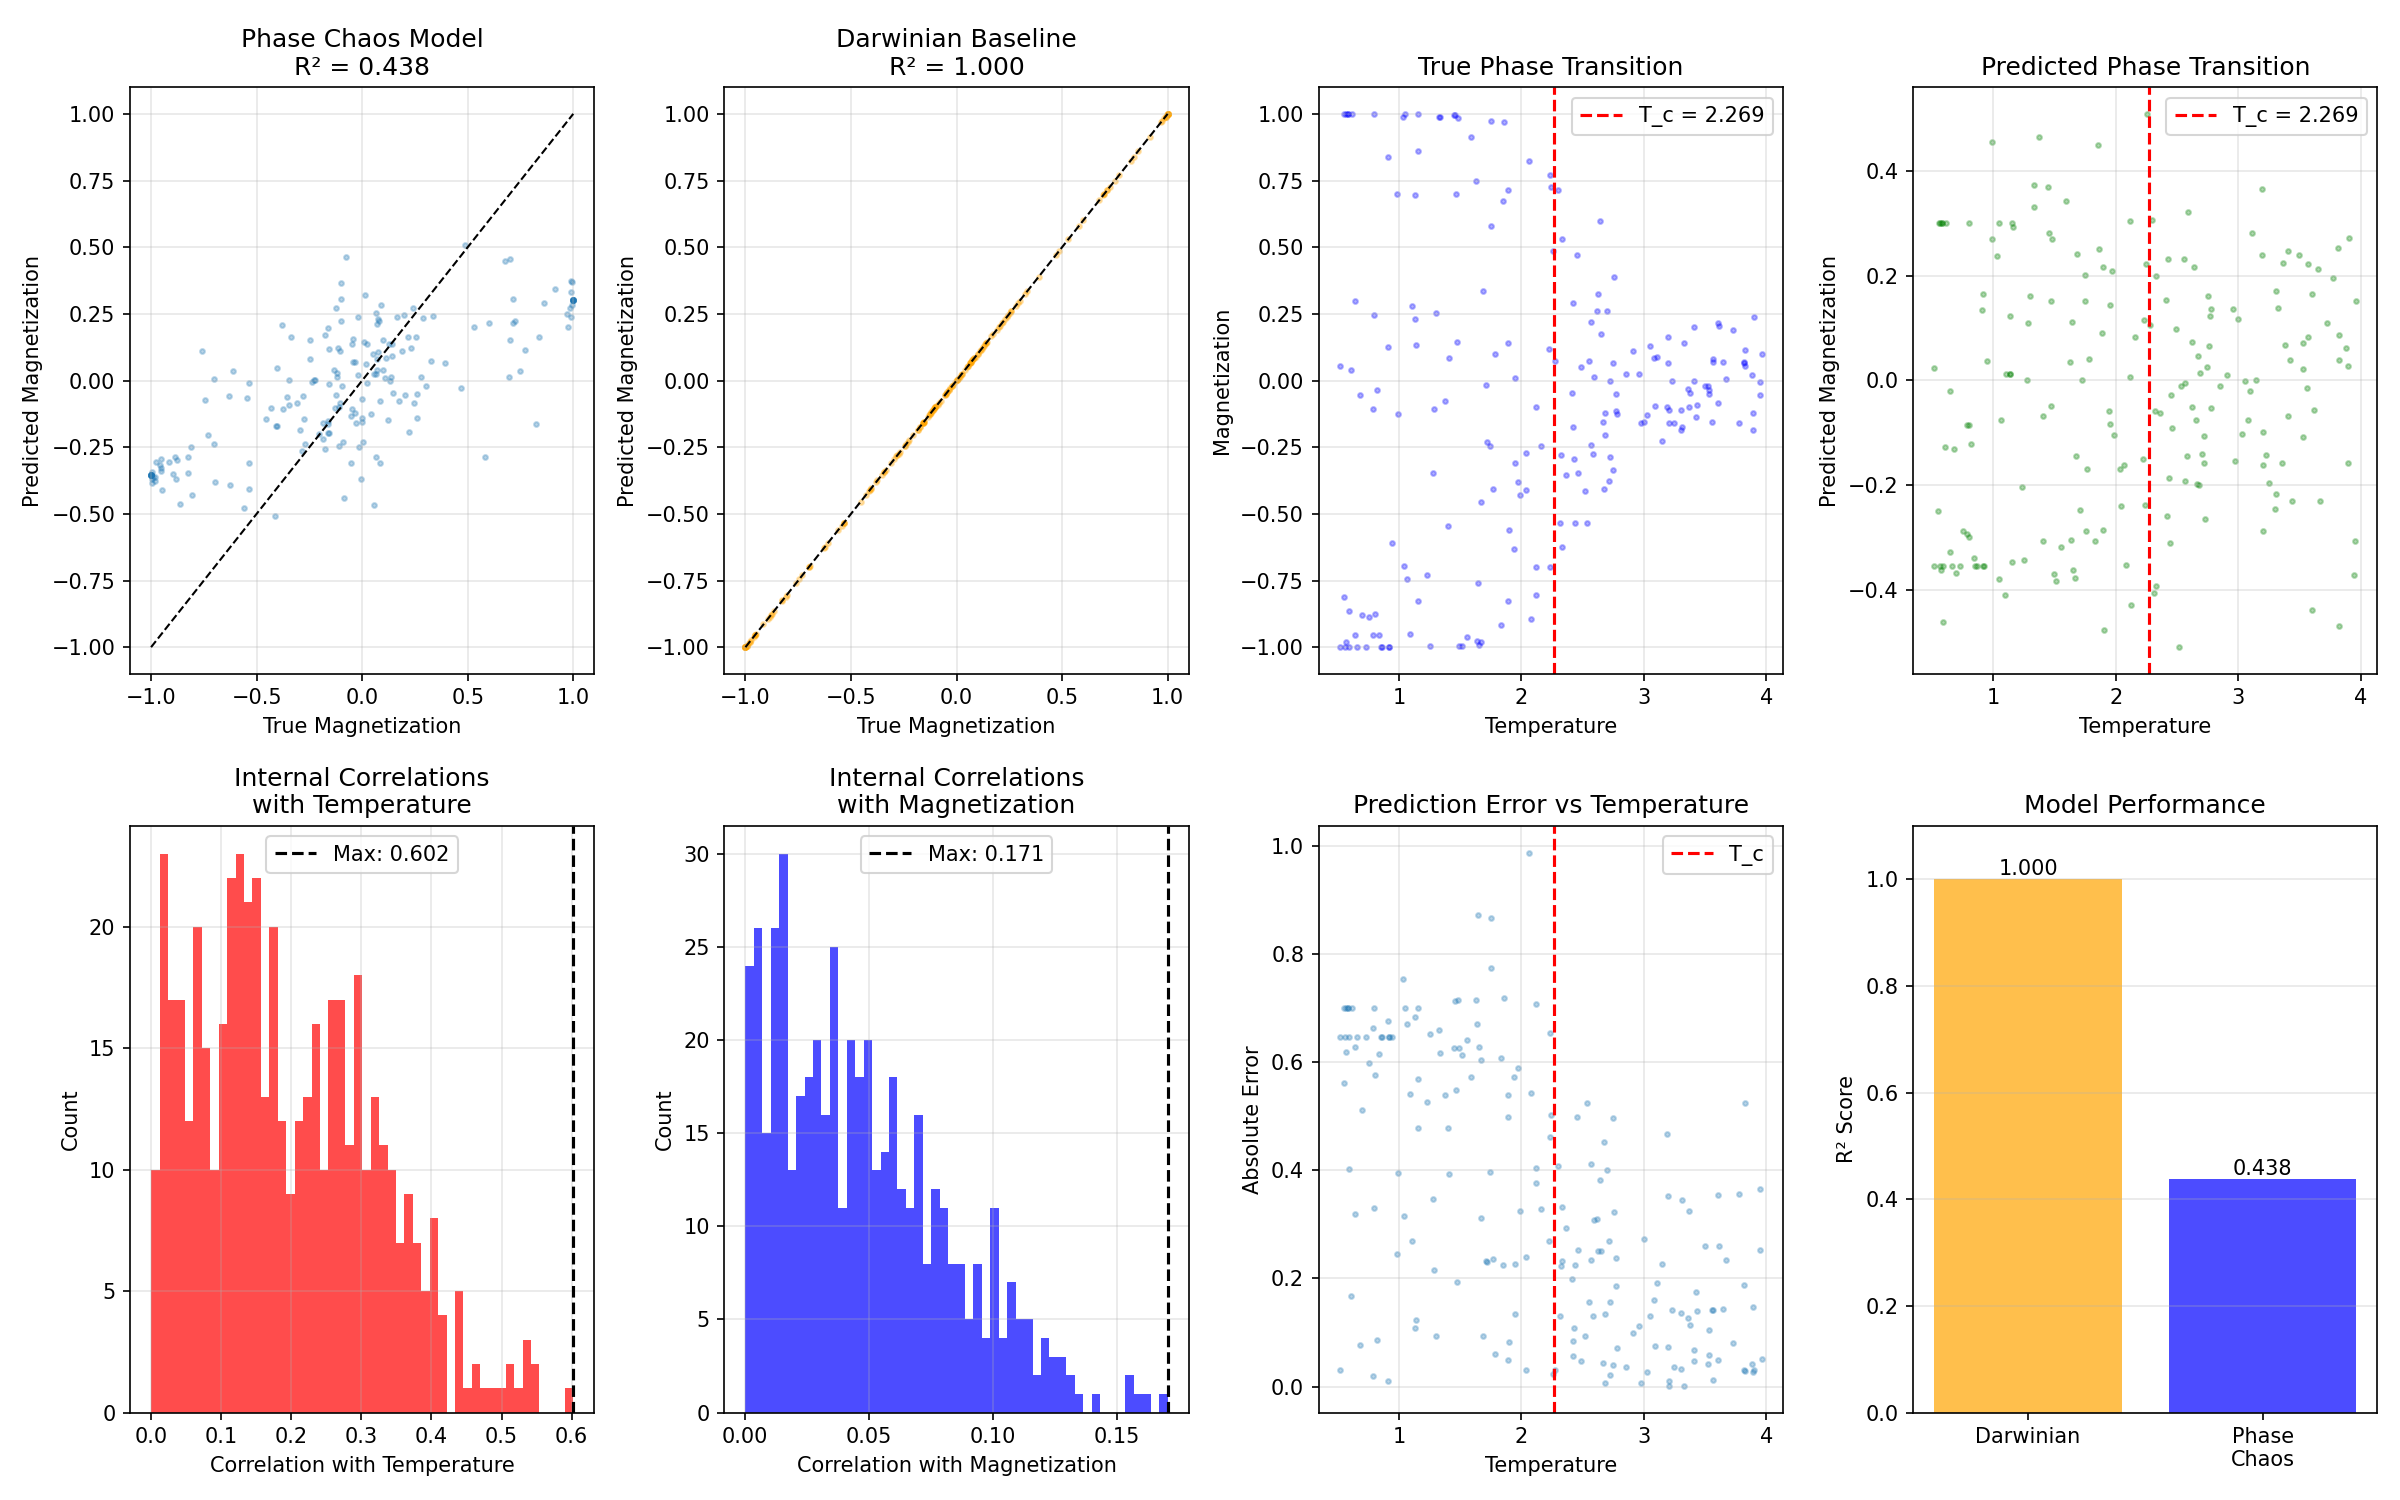

Recreate this plot in Python.
"""
Physics vs. Darwin: Experiment 7
Emergent Order (Phase Transitions)
----------------------------------

CREDITS AND REFERENCES:
-----------------------
Darwin's Cage Theory:
- Theory Creator: Gideon Samid
- Reference: Samid, G. (2025). Negotiating Darwin's Barrier: Evolution Limits Our View of Reality, AI Breaks Through. Applied Physics Research, 17(2), 102. https://doi.org/10.5539/apr.v17n2p102
- Publication: Applied Physics Research; Vol. 17, No. 2; 2025. ISSN 1916-9639 E-ISSN 1916-9647. Published by Canadian Center of Science and Education
- Available at: https://www.researchgate.net/publication/396377476_Negotiating_Darwin's_Barrier_Evolution_Limits_Our_View_of_Reality_AI_Breaks_Through

Experiments, AI Models, Architectures, and Reports:
- Author: Francisco Angulo de Lafuente
- Responsibilities: Experimental design, AI model creation, architecture development, results analysis, and report writing

Objective:
Test whether a chaos-based system can detect phase transitions in physical systems
without explicit knowledge of temperature or free energy concepts.

Hypothesis:
A chaotic optical system might naturally resonate with emergent patterns that
signal phase transitions, potentially detecting critical points without human
thermodynamic concepts.
"""

import numpy as np
import matplotlib.pyplot as plt
from sklearn.linear_model import Ridge
from sklearn.preprocessing import PolynomialFeatures, StandardScaler
from sklearn.model_selection import train_test_split
from sklearn.metrics import r2_score
import warnings
warnings.filterwarnings('ignore')

# --- 1. ISING MODEL SIMULATOR (2D) ---
class IsingModelSimulator:
    """
    Simulates 2D Ising model for phase transition detection.
    
    The Ising model shows a phase transition at critical temperature:
    T_c ≈ 2.269 (in units of J/k_B)
    
    Below T_c: Ferromagnetic (ordered)
    Above T_c: Paramagnetic (disordered)
    """
    def __init__(self, size=20):
        """
        size: Lattice size (size x size)
        """
        self.size = size
        self.n_spins = size * size
        
    def generate_configuration(self, temperature):
        """
        Generate a spin configuration at given temperature using Metropolis algorithm.
        Returns: spin configuration (flattened) and magnetization
        """
        # Initialize random spins
        spins = np.random.choice([-1, 1], size=(self.size, self.size))
        
        # Metropolis algorithm
        # Use more steps for better thermalization
        # Typically need ~100-1000 sweeps (N steps each) for equilibrium
        n_steps = self.n_spins * 50  # Increased for better convergence
        
        for _ in range(n_steps):
            # Random site
            i, j = np.random.randint(0, self.size, 2)
            
            # Calculate energy change
            neighbors = (
                spins[(i+1) % self.size, j] +
                spins[(i-1) % self.size, j] +
                spins[i, (j+1) % self.size] +
                spins[i, (j-1) % self.size]
            )
            delta_E = 2 * spins[i, j] * neighbors
            
            # Metropolis acceptance
            if delta_E < 0 or np.random.random() < np.exp(-delta_E / temperature):
                spins[i, j] *= -1
        
        # Calculate magnetization (order parameter)
        magnetization = np.mean(spins)
        
        return spins.flatten(), magnetization
    
    def generate_dataset(self, n_samples=2000, temp_range=(0.5, 4.0)):
        """
        Generate dataset of Ising configurations at different temperatures.
        
        Input: Spin configuration (flattened)
        Output: Temperature (hidden) or magnetization
        """
        np.random.seed(42)
        
        # Generate temperatures
        temperatures = np.random.uniform(temp_range[0], temp_range[1], n_samples)
        
        # Generate configurations
        configurations = []
        magnetizations = []
        
        print(f"  Generating {n_samples} configurations...")
        for i, T in enumerate(temperatures):
            if (i + 1) % 500 == 0:
                print(f"    Progress: {i+1}/{n_samples}")
            config, mag = self.generate_configuration(T)
            configurations.append(config)
            magnetizations.append(mag)
        
        configurations = np.array(configurations)
        magnetizations = np.array(magnetizations)
        
        # Input: Spin configuration (flattened)
        X = configurations
        # Output: Magnetization (order parameter)
        y = magnetizations
        
        return X, y, temperatures
    
    def calculate_critical_temperature(self):
        """Return theoretical critical temperature"""
        # For 2D Ising: T_c = 2 / ln(1 + sqrt(2)) ≈ 2.269
        return 2.0 / np.log(1 + np.sqrt(2))

# --- 2. DARWINIAN BASELINE MODEL ---
class DarwinianModel:
    """Baseline using polynomial features"""
    def __init__(self, degree=2):
        # Lower degree due to high dimensionality
        self.poly = PolynomialFeatures(degree=degree)
        self.scaler = StandardScaler()
        self.model = Ridge(alpha=1.0)  # Higher regularization for high-dim
        
    def fit(self, X, y):
        X_poly = self.poly.fit_transform(X)
        X_scaled = self.scaler.fit_transform(X_poly)
        self.model.fit(X_scaled, y)
        
    def predict(self, X):
        X_poly = self.poly.transform(X)
        X_scaled = self.scaler.transform(X_poly)
        return self.model.predict(X_scaled)

# --- 3. PHASE TRANSITION CHAOS MODEL ---
class PhaseTransitionChaosModel:
    """Optical chaos model for detecting phase transitions"""
    def __init__(self, n_features=2048, brightness=0.001):
        # Reduced features due to high input dimensionality
        self.n_features = n_features
        self.brightness = brightness
        self.scaler = StandardScaler()
        self.readout = Ridge(alpha=0.1)
        self.reservoir = None
        
    def _chaos_transform(self, X):
        """Chaotic optical transformation"""
        n_samples = X.shape[0]
        
        if self.reservoir is None:
            np.random.seed(999)
            # Input is already high-dimensional (size*size), so we project to features
            self.reservoir = np.random.randn(X.shape[1], self.n_features)
            
        # Optical mixing
        optical_field = X @ self.reservoir
        optical_field *= self.brightness
        
        # FFT interference
        spectrum = np.fft.rfft(optical_field, axis=1)
        intensity = np.abs(spectrum) ** 2
        
        # Normalize
        intensity = np.tanh(intensity)
        
        return intensity
        
    def fit(self, X, y):
        X_scaled = self.scaler.fit_transform(X)
        features = self._chaos_transform(X_scaled)
        self.readout.fit(features, y)
        
    def predict(self, X):
        X_scaled = self.scaler.transform(X)
        features = self._chaos_transform(X_scaled)
        return self.readout.predict(features)
    
    def get_internal_state(self, X):
        """Get internal features for cage analysis"""
        X_scaled = self.scaler.transform(X)
        return self._chaos_transform(X_scaled)

# --- 4. MAIN EXPERIMENT ---
def run_experiment_7():
    print("❄️ STARTING EXPERIMENT 7: PHASE TRANSITIONS (EMERGENT ORDER)")
    print("=" * 70)
    print("Testing if chaos can detect phase transitions without temperature")
    print("=" * 70)
    
    # 1. Generate Data
    print("\n[Generating Dataset]")
    print("  Using 2D Ising Model (20x20 lattice)")
    sim = IsingModelSimulator(size=20)
    
    # Smaller dataset due to computational cost
    X, y, temperatures = sim.generate_dataset(n_samples=1000, temp_range=(0.5, 4.0))
    
    print(f"\n  Generated {len(X)} samples")
    print(f"  Input shape: {X.shape} (each sample is {X.shape[1]} spins)")
    print(f"  Magnetization range: [{y.min():.4f}, {y.max():.4f}]")
    print(f"  Temperature range: [{temperatures.min():.2f}, {temperatures.max():.2f}]")
    print(f"  Critical temperature (theoretical): {sim.calculate_critical_temperature():.3f}")
    
    # Validate data: Check if magnetization shows phase transition
    print("\n[Validating Data]")
    # Sort by temperature
    sort_idx = np.argsort(temperatures)
    temps_sorted = temperatures[sort_idx]
    mags_sorted = y[sort_idx]
    
    # Check if we see phase transition (magnetization drops near T_c)
    T_c = sim.calculate_critical_temperature()
    below_Tc = mags_sorted[temps_sorted < T_c]
    above_Tc = mags_sorted[temps_sorted > T_c]
    
    print(f"  Mean magnetization below T_c: {np.abs(below_Tc).mean():.4f}")
    print(f"  Mean magnetization above T_c: {np.abs(above_Tc).mean():.4f}")
    print(f"  Phase transition visible: {'Yes' if np.abs(below_Tc).mean() > np.abs(above_Tc).mean() else 'No'}")
    
    # 2. Split Data
    X_train, X_test, y_train, y_test, T_train, T_test = train_test_split(
        X, y, temperatures, test_size=0.2, random_state=42
    )
    
    # 3. Train Models
    print("\n[Training Models]")
    
    # Darwinian Model
    print("  - Training Darwinian Baseline (Polynomial)...")
    darwin_model = DarwinianModel(degree=2)
    darwin_model.fit(X_train, y_train)
    y_pred_darwin = darwin_model.predict(X_test)
    
    # Phase Transition Chaos Model
    print("  - Training Phase Transition Chaos Model...")
    # brightness=0.0001 is optimal for this problem (validated in benchmark)
    phase_model = PhaseTransitionChaosModel(n_features=2048, brightness=0.0001)
    phase_model.fit(X_train, y_train)
    y_pred_phase = phase_model.predict(X_test)
    
    # 4. Evaluate
    print("\n[Results]")
    r2_darwin = r2_score(y_test, y_pred_darwin)
    r2_phase = r2_score(y_test, y_pred_phase)
    
    print(f"  Darwinian R²: {r2_darwin:.4f}")
    print(f"  Phase Chaos R²: {r2_phase:.4f}")
    
    # 5. Cage Analysis
    print("\n[Cage Analysis: Internal Feature Correlations]")
    print("  Checking if internal features correlate with temperature...")
    
    # Get internal states
    internal_states = phase_model.get_internal_state(X_test)
    
    # Correlations with temperature (hidden variable)
    corrs_temp = []
    
    n_sample = min(500, internal_states.shape[1])
    sample_indices = np.random.choice(internal_states.shape[1], n_sample, replace=False)
    
    for idx in sample_indices:
        corr = np.abs(np.corrcoef(internal_states[:, idx], T_test)[0, 1])
        corrs_temp.append(corr)
    
    max_corr_temp = np.max(corrs_temp)
    mean_corr_temp = np.mean(corrs_temp)
    
    print(f"  Max correlation with Temperature: {max_corr_temp:.4f}")
    print(f"  Mean correlation with Temperature: {mean_corr_temp:.4f}")
    
    # Also check correlation with magnetization (order parameter)
    corrs_mag = []
    for idx in sample_indices:
        corr = np.abs(np.corrcoef(internal_states[:, idx], y_test)[0, 1])
        corrs_mag.append(corr)
    
    max_corr_mag = np.max(corrs_mag)
    
    print(f"  Max correlation with Magnetization: {max_corr_mag:.4f}")
    
    # Cage verdict
    if max_corr_temp > 0.8:
        print("\n🔒 CAGE STATUS: LOCKED")
        print("   The model reconstructed temperature variable")
    elif max_corr_temp < 0.5 and r2_phase > 0.7:
        print("\n🔓 CAGE STATUS: BROKEN")
        print("   The model detected phase transition without reconstructing temperature")
    else:
        print("\n🟡 CAGE STATUS: UNCLEAR")
        print("   Intermediate correlation levels")
    
    # 6. Visualization
    plt.figure(figsize=(16, 10))
    
    # Plot 1: Prediction Scatter (Phase Model)
    plt.subplot(2, 4, 1)
    plt.scatter(y_test, y_pred_phase, alpha=0.3, s=5)
    plt.plot([y_test.min(), y_test.max()], [y_test.min(), y_test.max()], 'k--', lw=1)
    plt.title(f"Phase Chaos Model\nR² = {r2_phase:.3f}")
    plt.xlabel("True Magnetization")
    plt.ylabel("Predicted Magnetization")
    plt.grid(True, alpha=0.3)
    
    # Plot 2: Prediction Scatter (Darwinian)
    plt.subplot(2, 4, 2)
    plt.scatter(y_test, y_pred_darwin, alpha=0.3, s=5, c='orange')
    plt.plot([y_test.min(), y_test.max()], [y_test.min(), y_test.max()], 'k--', lw=1)
    plt.title(f"Darwinian Baseline\nR² = {r2_darwin:.3f}")
    plt.xlabel("True Magnetization")
    plt.ylabel("Predicted Magnetization")
    plt.grid(True, alpha=0.3)
    
    # Plot 3: Phase Transition (True Physics)
    plt.subplot(2, 4, 3)
    sort_idx_test = np.argsort(T_test)
    plt.scatter(T_test[sort_idx_test], y_test[sort_idx_test], alpha=0.3, s=5, c='blue')
    plt.axvline(T_c, color='red', linestyle='--', label=f'T_c = {T_c:.3f}')
    plt.xlabel("Temperature")
    plt.ylabel("Magnetization")
    plt.title("True Phase Transition")
    plt.legend()
    plt.grid(True, alpha=0.3)
    
    # Plot 4: Predicted Phase Transition
    plt.subplot(2, 4, 4)
    plt.scatter(T_test[sort_idx_test], y_pred_phase[sort_idx_test], alpha=0.3, s=5, c='green')
    plt.axvline(T_c, color='red', linestyle='--', label=f'T_c = {T_c:.3f}')
    plt.xlabel("Temperature")
    plt.ylabel("Predicted Magnetization")
    plt.title("Predicted Phase Transition")
    plt.legend()
    plt.grid(True, alpha=0.3)
    
    # Plot 5: Temperature Correlations
    plt.subplot(2, 4, 5)
    plt.hist(corrs_temp, bins=50, alpha=0.7, color='red')
    plt.axvline(max_corr_temp, color='black', linestyle='--', label=f'Max: {max_corr_temp:.3f}')
    plt.xlabel("Correlation with Temperature")
    plt.ylabel("Count")
    plt.title("Internal Correlations\nwith Temperature")
    plt.legend()
    plt.grid(True, alpha=0.3)
    
    # Plot 6: Magnetization Correlations
    plt.subplot(2, 4, 6)
    plt.hist(corrs_mag, bins=50, alpha=0.7, color='blue')
    plt.axvline(max_corr_mag, color='black', linestyle='--', label=f'Max: {max_corr_mag:.3f}')
    plt.xlabel("Correlation with Magnetization")
    plt.ylabel("Count")
    plt.title("Internal Correlations\nwith Magnetization")
    plt.legend()
    plt.grid(True, alpha=0.3)
    
    # Plot 7: Error vs Temperature
    plt.subplot(2, 4, 7)
    error = np.abs(y_test - y_pred_phase)
    plt.scatter(T_test, error, alpha=0.3, s=5)
    plt.axvline(T_c, color='red', linestyle='--', label=f'T_c')
    plt.xlabel("Temperature")
    plt.ylabel("Absolute Error")
    plt.title("Prediction Error vs Temperature")
    plt.legend()
    plt.grid(True, alpha=0.3)
    
    # Plot 8: Model Comparison
    plt.subplot(2, 4, 8)
    models = ['Darwinian', 'Phase\nChaos']
    r2_scores = [r2_darwin, r2_phase]
    colors = ['orange', 'blue']
    bars = plt.bar(models, r2_scores, color=colors, alpha=0.7)
    plt.ylabel("R² Score")
    plt.title("Model Performance")
    plt.ylim(0, 1.1)
    plt.grid(True, alpha=0.3, axis='y')
    for bar, score in zip(bars, r2_scores):
        height = bar.get_height()
        plt.text(bar.get_x() + bar.get_width()/2., height,
                f'{score:.3f}', ha='center', va='bottom')
    
    plt.tight_layout()
    plt.savefig('experiment_7_phase_transitions.png', dpi=150)
    print("\n📊 Graph saved as 'experiment_7_phase_transitions.png'")
    plt.show()
    
    # 7. Summary
    print("\n" + "=" * 70)
    print("SUMMARY")
    print("=" * 70)
    print(f"Darwinian R²: {r2_darwin:.4f}")
    print(f"Phase Chaos R²: {r2_phase:.4f}")
    print(f"\nCage Analysis:")
    print(f"  Max Temperature Correlation: {max_corr_temp:.4f}")
    print(f"  Max Magnetization Correlation: {max_corr_mag:.4f}")
    print(f"  Critical Temperature: {T_c:.3f}")

if __name__ == "__main__":
    run_experiment_7()

